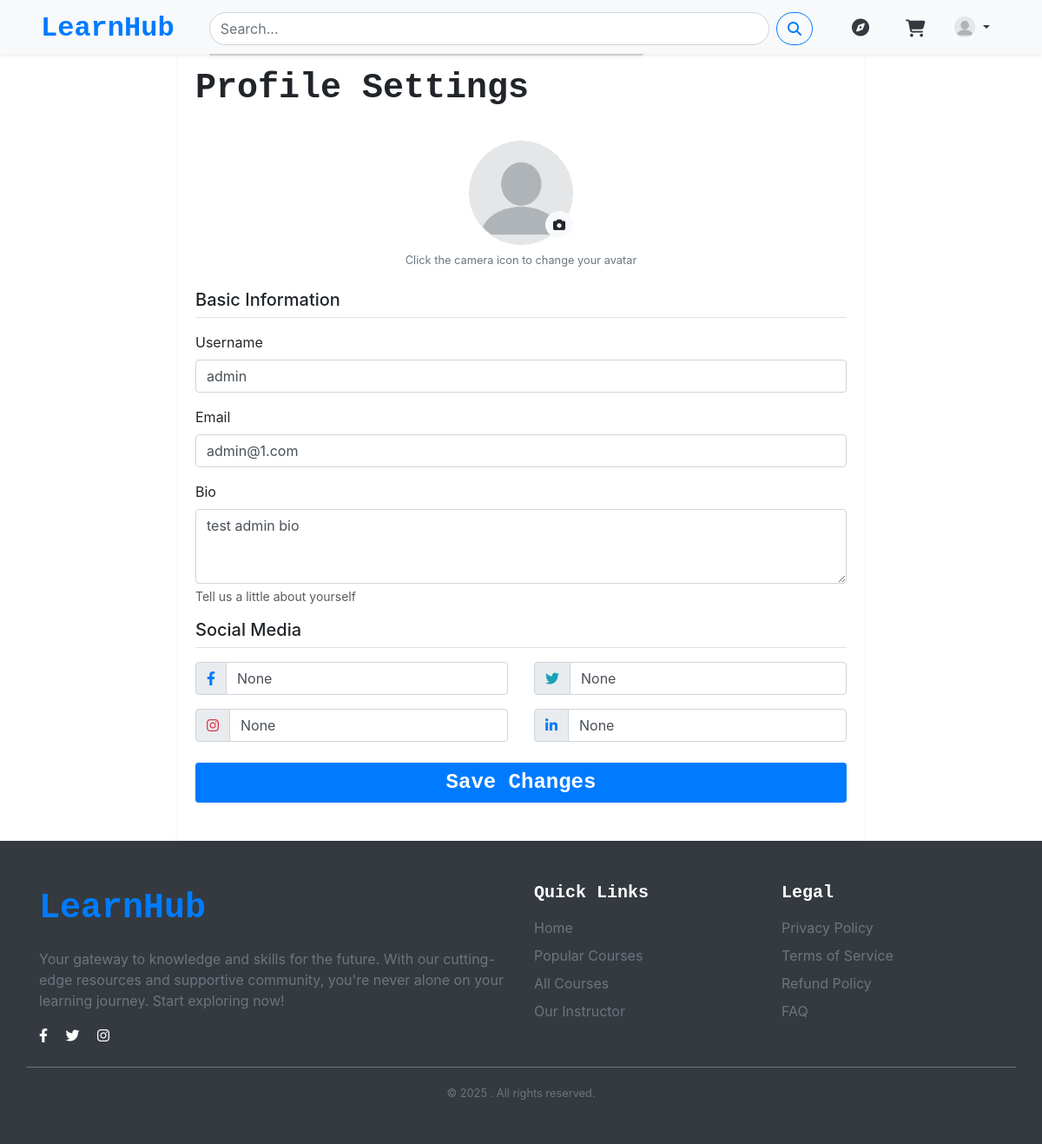
Before: /users/settings/ (signed in) with the older database file.
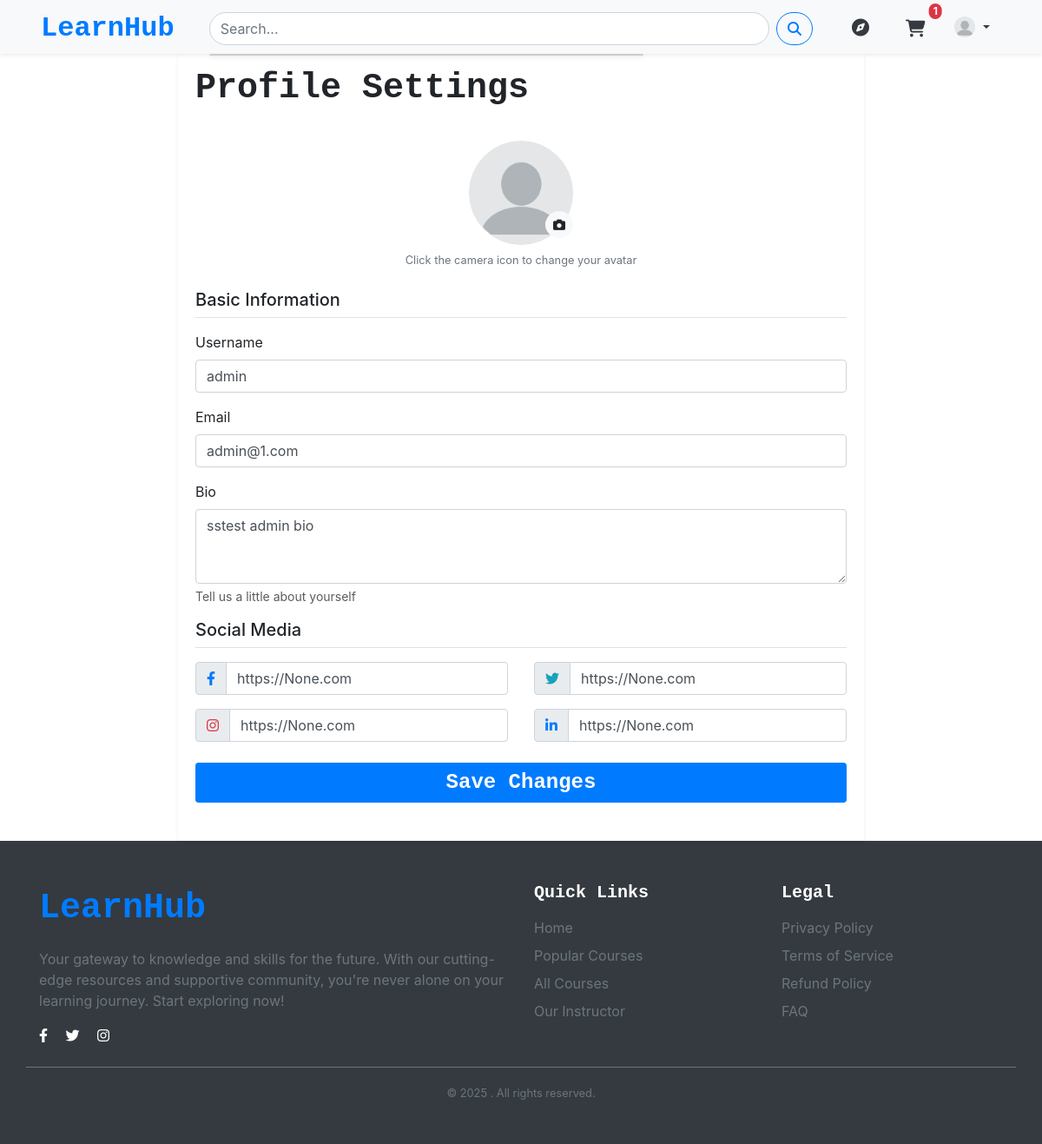
After: the same page with the newer database file.
### users/models.py (models this page shows, shortened)
class CustomUser(AbstractUser):
    avatar = models.ImageField(upload_to='avatars/',default='blank_profile.png',blank=True)
    bio = models.TextField(blank=True)
    email = models.EmailField(unique=True)
    username = models.CharField(max_length=30,unique=False,blank=False)
    is_instructor = models.BooleanField(default=False)
    profile_public = models.BooleanField(default=False)
    USERNAME_FIELD = 'email'
    REQUIRED_FIELDS = ['username']
    objects = CustomUserManager()
    facebook_url = models.URLField(blank=True, null=True)
    twitter_url = models.URLField(blank=True, null=True)
    instagram_url = models.URLField(blank=True, null=True)
    linkedin_url = models.URLField(blank=True, null=True)

### users/views.py (the view)
# urls.py: path('settings/', views.profile_settings, name='profile_settings'),
@login_required
def profile_settings(request):
    if request.method == 'POST':
        print("[POST]", request.POST)
        print("[FILE]", request.FILES)
        form = ProfileSettingsForm(
            data=request.POST,
            files=request.FILES,
            instance=request.user
        )
        if form.is_valid():
            form.save()
            messages.success(request, 'Profile updated successfully!', extra_tags='profile_settings')
            return redirect('profile_settings')
    else:
        form = ProfileSettingsForm(instance=request.user)
    return render(request, 'profile/profile_settings.html', {'form': form})

### users/forms.py (shortened to what this page needs)
class ProfileSettingsForm(forms.ModelForm):
    class Meta:
        model = CustomUser
        fields = [
            'avatar',
            'profile_public',
            'username',
            'bio',
            'email',
            'facebook_url',
            'twitter_url',
            'instagram_url',
            'linkedin_url'
        ]
        widgets = {
            'first_name': forms.TextInput(attrs={'class': 'form-control'}),
            'last_name': forms.TextInput(attrs={'class': 'form-control'}),
            'bio': forms.Textarea(attrs={'rows': 3, 'class': 'form-control'}),
        }

### templates/profile/profile_settings.html (shortened to what the changed rows need)
{% extends 'base.html' %}
{% load static %}
{% block content %}
<div class=" ">
    <div class="row justify-content-center">
        <div class="col-lg-8">
            <div class="card shadow-sm border-0">
                <div class="card-header bg-white border-0 py-3">
                    <div class="d-flex justify-content-between align-items-center flex-wrap">
                        <h1 class="mb-0 fw-bold font-monospace">Profile Settings</h1>
                    </div>
                </div>
                <div class="card-body">
                    <form id="profileForm" method="post" enctype="multipart/form-data" class="needs-validation">
                        <div class="mb-4 text-center">
                            <div class="position-relative d-inline-block">
                                {% if request.user.avatar %}
                                    <img src="{{ request.user.avatar.url }}"
                                         alt="{{ request.user.username }}"
                                         class="rounded-circle border"
                                         width="120" height="120" id="avatarPreview">
                                {% else %}
                                    <img src="{% static 'images/blank_profile.png' %}"
                                         alt="Default avatar"
                                         class="rounded-circle border"
                                         width="120" height="120" id="avatarPreview">
                                {% endif %}
                                <label for="id_avatar" class="btn btn-sm btn-light rounded-circle position-absolute bottom-0 end-0">
                                    <i class="fas fa-camera"></i>
                                </label>
                            </div>
                        </div>
                        <div class="mb-4">
                            <div class="mb-3">
                                <label for="id_username" class="form-label">Username</label>
                                <input type="text" name="username" id="id_username"
                                       class="form-control {% if form.username.errors %}is-invalid{% endif %}"
                                       value="{{ form.username.value|default:request.user.username }}" required>
                            </div>
                            <div class="mb-3">
                                <label for="id_email" class="form-label">Email</label>
                                <input type="email" name="email" id="id_email"
                                       class="form-control {% if form.email.errors %}is-invalid{% endif %}"
                                       value="{{ form.email.value|default:request.user.email }}" required>
                            </div>
                            <div class="mb-3">
                                <label class="form-label">Bio</label>
                                {{ form.bio }}
                                <div class="form-text">Tell us a little about yourself</div>
                            </div>
                        <div class="mb-4">
                            <div class="row g-3">
                                <div class="col-md-6">
                                    <div class="input-group">
                                        <span class="input-group-text"><i class="fab fa-facebook-f text-primary"></i></span>
                                        <input type="url" name="facebook_url" id="id_facebook_url"
                                               class="form-control" placeholder="https://facebook.com/username (Optional)"
                                               value="{{ form.facebook_url.value|default:request.user.facebook_url }}">
                                    </div>
                                </div>
                                <div class="col-md-6">
                                    <div class="input-group">
                                        <span class="input-group-text"><i class="fab fa-twitter text-info"></i></span>
                                        <input type="url" name="twitter_url" id="id_twitter_url"
                                               class="form-control" placeholder="https://twitter.com/username (Optional)"
                                               value="{{ form.twitter_url.value|default:request.user.twitter_url }}">
                                    </div>
                                </div>
                                <div class="col-md-6">
                                    <div class="input-group">
                                        <span class="input-group-text"><i class="fab fa-instagram text-danger"></i></span>
                                        <input type="url" name="instagram_url" id="id_instagram_url"
                                               class="form-control" placeholder="https://instagram.com/username (Optional)"
                                               value="{{ form.instagram_url.value|default:request.user.instagram_url }}">
                                    </div>
                                </div>
                                <div class="col-md-6">
                                    <div class="input-group">
                                        <span class="input-group-text"><i class="fab fa-linkedin-in text-primary"></i></span>
                                        <input type="url" name="linkedin_url" id="id_linkedin_url"
                                               class="form-control" placeholder="https://linkedin.com/in/username (Optional)"
                                               value="{{ form.linkedin_url.value|default:request.user.linkedin_url }}">
                                    </div>
                                </div>
                            </div>
                        </div>
                    </form>
                </div>
            </div>
        </div>
    </div>
</div>
{% endblock %}

### templates/include/nav.html (shortened to what this page needs)
{% load static%}
{% load course_extras %}
<link rel="stylesheet" href="https://cdn.jsdelivr.net/npm/bootstrap@4.4.1/dist/css/bootstrap.min.css">
<nav class="shadow-sm navbar navbar-expand-lg navbar-light bg-light shadow-sm sticky-top pt-1 pb-0">
    <div class="container-fluid mx-3 d-flex justify-content-between">
      <a class="navbar-brand mb-0 fs-2 fw-bold font-monospace text-primary" href="/"> LearnHub
      </a>
      <div class="collapse navbar-collapse" id="navbarNav">
        <div class="d-flex mx-lg-4 flex-lg-grow-1">
          <form class="w-100" role="search" method="GET" action="{% url 'search_courses' %}">
            <div class="input-group">
              <input class="form-control rounded-pill py-2 search-bar" type="search" name="q" placeholder="Search..."
                aria-label="Search">
              <button class="btn btn-outline-primary rounded-pill ms-2" type="submit">
                <i class="fas fa-search"></i>
              </button>
            </div>
            <div class="suggestions"
              style="position: absolute; z-index: 1000; background: white; border: 1px solid #ccc; width: 100%; max-width: 500px; box-shadow: 0 2px 5px rgba(0,0,0,0.1); border-radius: 5px; font-size: 14px;">
            </div>
          </form>
        </div>
        <div class="d-flex align-items-center justify-content-between">
          <a href="{% url 'course_list' %}?subject=all" class="btn btn-link text-dark mx-2 d-none d-lg-block" title="Explore">
            <i class="fas fa-compass fs-5"></i>
          </a>
          {% if user.is_authenticated %}
            <div class="d-flex">
              <a href="{% url 'view_cart' %}" class="btn btn-link text-dark position-relative mx-2" title="Cart">
                <i class="fas fa-shopping-cart fs-5 pt-1"></i>
                {% with cart_items=user.cart.items.count %}
                  {% if cart_items > 0 %}
                    <span class="position-absolute top-0 start-100 translate-middle badge rounded-pill bg-danger">
                      {{ cart_items }}
                    </span>
                  {% endif %}
                {% endwith %}
              </a>
              <div class="dropdown">
                <a class="btn btn-link text-dark dropdown-toggle" href="#" role="button" id="userDropdown" data-bs-toggle="dropdown" aria-expanded="false">
                  <img src="{{ user.avatar.url }}" class="rounded-circle mb-1" style="width: 24px; height: 24px;">
                </a>
              </div>
            </div>
          {% else %}
            <div class="btn-group d-flex my-2" role="group">
              <a href="{% url 'login' %}" class="btn btn-outline-secondary ms-2">Login</a>
              <a href="{% url 'signup' %}" class="btn btn-dark me-2">Sign Up</a>
            </div>
          {% endif %}
        </div>
      </div>
    </div>
</nav>

Changed rows visible on the page:
changed CustomUser "admin": bio "test admin bio" → "sstest admin bio"; facebook_url "None" → "https://None.com"; twitter_url "None" → "https://None.com"; instagram_url "None" → "https://None.com"; linkedin_url "None" → "https://None.com"
Other visible differences:
{{ cart_items }}: (not shown) → "1"
